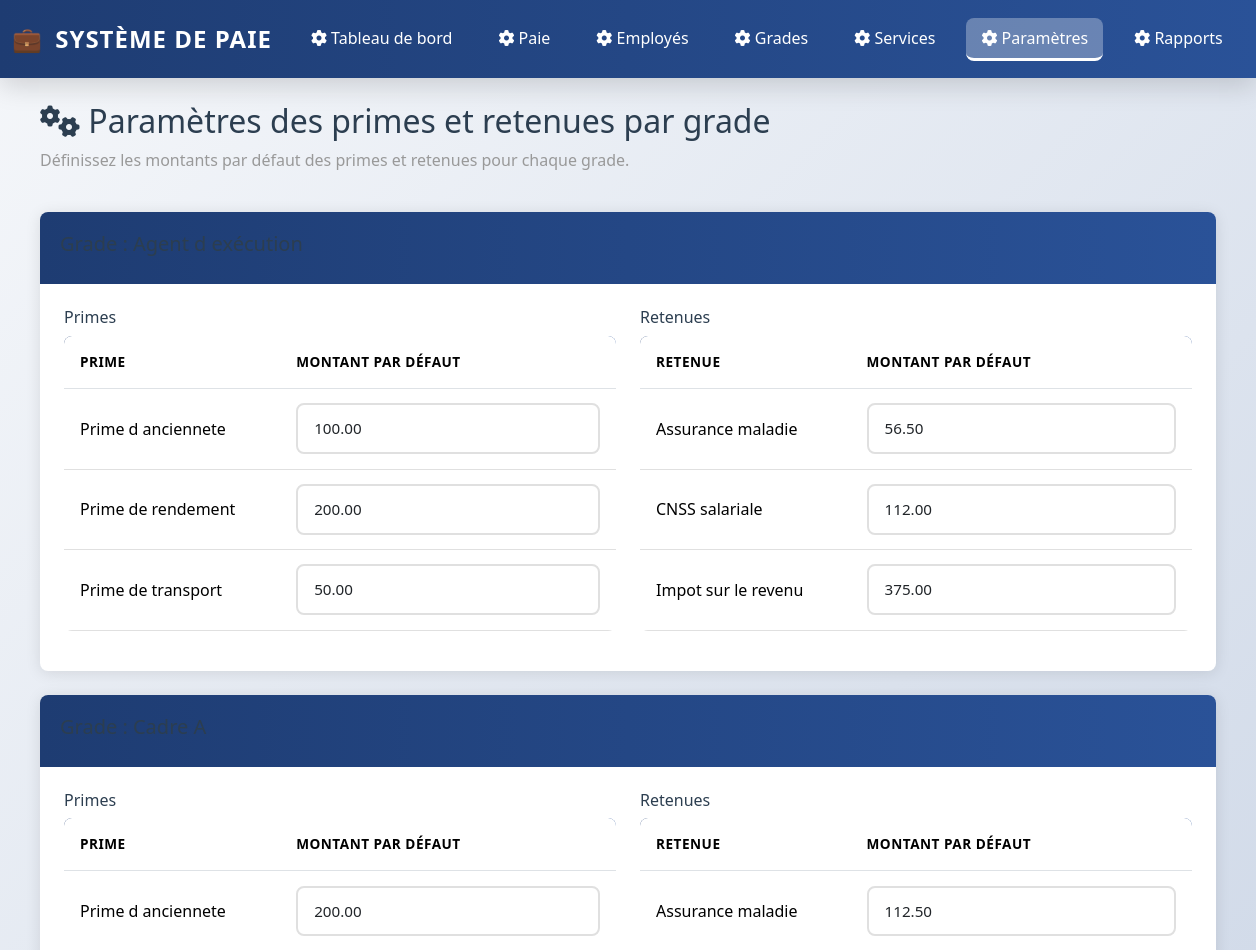
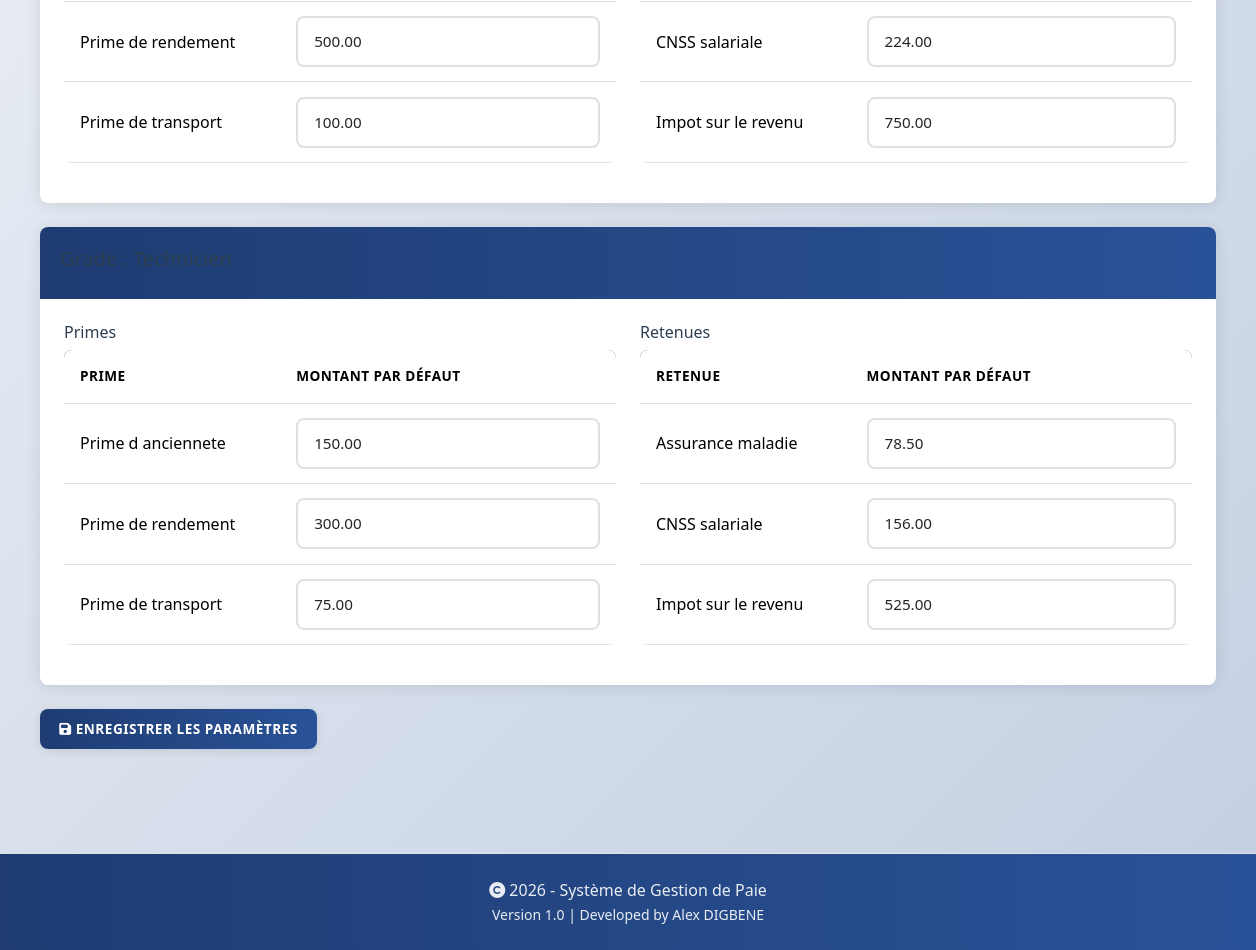
Screenshot of /parametres.php with the database file from the repository (2 pictures, top to bottom).
### tables this page shows
CREATE TABLE IF NOT EXISTS Grade (
    Id_Grade INT NOT NULL AUTO_INCREMENT,
    libelle_grade VARCHAR(50) NOT NULL,
    salaire_base DECIMAL(15,2) NOT NULL,
    taux_heures_supp DECIMAL(5,2) NOT NULL,
    CONSTRAINT PK_Grade PRIMARY KEY (Id_Grade)
);

CREATE TABLE IF NOT EXISTS Prime (
    Id_Prime INT NOT NULL AUTO_INCREMENT,
    libelle VARCHAR(50) NOT NULL,
    CONSTRAINT PK_Prime PRIMARY KEY (Id_Prime)
);

CREATE TABLE IF NOT EXISTS Retenue (
    Id_Retenue INT NOT NULL AUTO_INCREMENT,
    libelle VARCHAR(50) NOT NULL,
    taux_retenue DECIMAL(5,2) NOT NULL,
    nbr_unite DECIMAL(15,2),
    CONSTRAINT PK_Retenue PRIMARY KEY (Id_Retenue)
);

### functions.php (called while the page is built, shortened)
<?php
require_once __DIR__ . '/config.php';
function queryAll($sql) {
    global $mysqli;
    $result = $mysqli->query($sql);
    return $result;
}

### config.php (called while the page is built, shortened)
<?php
function h($value) {
    return htmlspecialchars($value, ENT_QUOTES, 'UTF-8');
}

### parametres.php (the view, shortened to what this page needs)
<?php
require_once __DIR__ . '/functions.php';
$grades = queryAll('SELECT * FROM Grade ORDER BY libelle_grade');
$primes = queryAll('SELECT * FROM Prime ORDER BY libelle');
$retenues = queryAll('SELECT * FROM Retenue ORDER BY libelle');
$gradePrimes = [];
$gradeRetenues = [];
foreach ($grades as $grade) {
    $gradeId = $grade['Id_Grade'];
    $gradePrimes[$gradeId] = [];
    $gradeRetenues[$gradeId] = [];
    $primesQuery = queryAll("SELECT gp.Id_Prime, gp.montant_default FROM Grade_Prime gp WHERE gp.Id_Grade = {$gradeId}");
    while ($row = $primesQuery->fetch_assoc()) {
        $gradePrimes[$gradeId][$row['Id_Prime']] = $row['montant_default'];
    }
    $retenuesQuery = queryAll("SELECT gr.Id_Retenue, gr.montant_default FROM Grade_Retenue gr WHERE gr.Id_Grade = {$gradeId}");
    while ($row = $retenuesQuery->fetch_assoc()) {
        $gradeRetenues[$gradeId][$row['Id_Retenue']] = $row['montant_default'];
    }
}
?>
<?php include 'header.php'; ?>
<div class="row mb-4">
    <div class="col-12">
        <h2><i class="fas fa-cogs"></i> Paramètres des primes et retenues par grade</h2>
        <p class="text-muted">Définissez les montants par défaut des primes et retenues pour chaque grade.</p>
    </div>
</div>
<form method="post" action="parametres.php">
    <?php foreach ($grades as $grade): ?>
        <div class="card mb-4">
            <div class="card-header">
                <h5>Grade : <?= h($grade['libelle_grade']) ?></h5>
            </div>
            <div class="card-body">
                <div class="row">
                    <div class="col-md-6">
                        <h6>Primes</h6>
                        <table class="table table-sm">
                            <thead>
                                <tr>
                                    <th>Prime</th>
                                    <th>Montant par défaut</th>
                                </tr>
                            </thead>
                            <tbody>
                                <?php foreach ($primes as $prime): ?>
                                    <tr>
                                        <td><?= h($prime['libelle']) ?></td>
                                        <td>
                                            <input type="number" step="0.01" name="grade_prime[<?= $grade['Id_Grade'] ?>][<?= $prime['Id_Prime'] ?>]" class="form-control form-control-sm" value="<?= h($gradePrimes[$grade['Id_Grade']][$prime['Id_Prime']] ?? 0) ?>">
                                        </td>
                                    </tr>
                                <?php endforeach; ?>
                            </tbody>
                        </table>
                    </div>
                    <div class="col-md-6">
                        <h6>Retenues</h6>
                        <table class="table table-sm">
                            <thead>
                                <tr>
                                    <th>Retenue</th>
                                    <th>Montant par défaut</th>
                                </tr>
                            </thead>
                            <tbody>
                                <?php foreach ($retenues as $retenue): ?>
                                    <tr>
                                        <td><?= h($retenue['libelle']) ?></td>
                                        <td>
                                            <input type="number" step="0.01" name="grade_retenue[<?= $grade['Id_Grade'] ?>][<?= $retenue['Id_Retenue'] ?>]" class="form-control form-control-sm" value="<?= h($gradeRetenues[$grade['Id_Grade']][$retenue['Id_Retenue']] ?? 0) ?>">
                                        </td>
                                    </tr>
                                <?php endforeach; ?>
                            </tbody>
                        </table>
                    </div>
                </div>
            </div>
        </div>
    <?php endforeach; ?>
    <div class="mt-4">
        <button type="submit" class="btn btn-primary"><i class="fas fa-save"></i> Enregistrer les paramètres</button>
    </div>
</form>
<?php include 'footer.php'; ?>

### styles.css (style rules this page uses)
:root { --primary: #1e3c72; --secondary: #2a5298; --success: #27ae60; --danger: #e74c3c; --warning: #f39c12; --info: #3498db; --light: #ecf0f1; --dark: #2c3e50; --border-radius: 8px; --shadow: 0 2px 15px rgba(0,0,0,0.1); --shadow-lg: 0 8px 25px rgba(0,0,0,0.15); }
* { margin: 0; padding: 0; box-sizing: border-box; }
body { font-family: 'Segoe UI', Tahoma, Geneva, Verdana, sans-serif; background: linear-gradient(135deg, #f5f7fa 0%, #c3cfe2 100%); color: var(--dark); min-height: 100vh; }
h1, h2, h3, h4, h5, h6 { color: var(--dark); }
.card { border: none; border-radius: var(--border-radius); box-shadow: var(--shadow); transition: all 0.3s ease; overflow: hidden; }
.card-header { background: linear-gradient(90deg, var(--primary) 0%, var(--secondary) 100%); color: white; font-weight: 600; border: none; padding: 1.25rem; font-size: 1.1rem; }
.card-body { padding: 1.5rem; }
.form-control, .form-select { border: 2px solid #e0e0e0; border-radius: var(--border-radius); padding: 0.75rem 1rem; font-size: 0.95rem; transition: all 0.3s ease; }
.form-control::placeholder { color: #999; }
.btn { border: none; border-radius: var(--border-radius); font-weight: 600; padding: 0.6rem 1.2rem; transition: all 0.3s ease; text-transform: uppercase; font-size: 0.85rem; letter-spacing: 0.5px; box-shadow: 0 2px 8px rgba(0,0,0,0.1); }
.btn-primary { background: linear-gradient(90deg, var(--primary) 0%, var(--secondary) 100%); color: white; }
.table { background: white; border-radius: var(--border-radius); overflow: hidden; }
.table thead { background: linear-gradient(90deg, var(--primary) 0%, var(--secondary) 100%); color: white; }
.table tbody tr { transition: all 0.2s ease; border-bottom: 1px solid #e0e0e0; }
.table th { font-weight: 700; text-transform: uppercase; font-size: 0.85rem; letter-spacing: 0.5px; padding: 1rem; }
.table td { padding: 0.9rem 1rem; vertical-align: middle; }
.card { animation: fadeIn 0.5s ease; }
.text-muted { color: #999 !important; }
body > main > .container > :last-child { margin-bottom: 2rem; }

### rows the page displays
grade: Id_Grade.Id_Prime "100.00", Id_Grade.Id_Prime "200.00", Id_Grade.Id_Prime "50.00", Id_Grade.Id_Retenue "56.50", Id_Grade.Id_Retenue "112.00", Id_Grade.Id_Retenue "375.00"
prime: libelle "Prime d anciennete"
prime: libelle "Prime de rendement"
prime: libelle "Prime de transport"
retenue: libelle "Assurance maladie"
retenue: libelle "CNSS salariale"
retenue: libelle "Impot sur le revenu"
grade: Id_Grade.Id_Prime "200.00", Id_Grade.Id_Prime "500.00", Id_Grade.Id_Prime "100.00", Id_Grade.Id_Retenue "112.50", Id_Grade.Id_Retenue "224.00", Id_Grade.Id_Retenue "750.00"
grade: Id_Grade.Id_Prime "150.00", Id_Grade.Id_Prime "300.00", Id_Grade.Id_Prime "75.00", Id_Grade.Id_Retenue "78.50", Id_Grade.Id_Retenue "156.00", Id_Grade.Id_Retenue "525.00"

### other values shown
$label "Tableau de bord"
$label "Paie"
$label "Employés"
$label "Grades"
$label "Services"
$label "Paramètres"
$label "Rapports"
